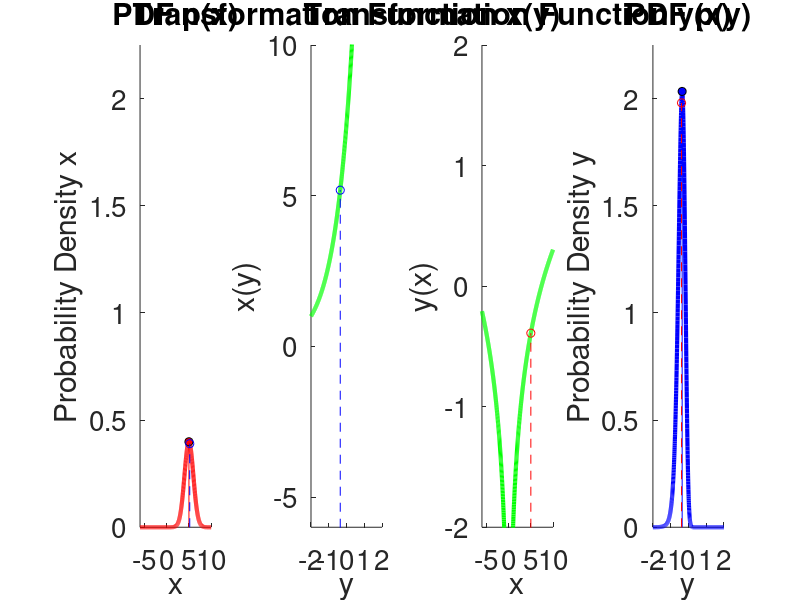
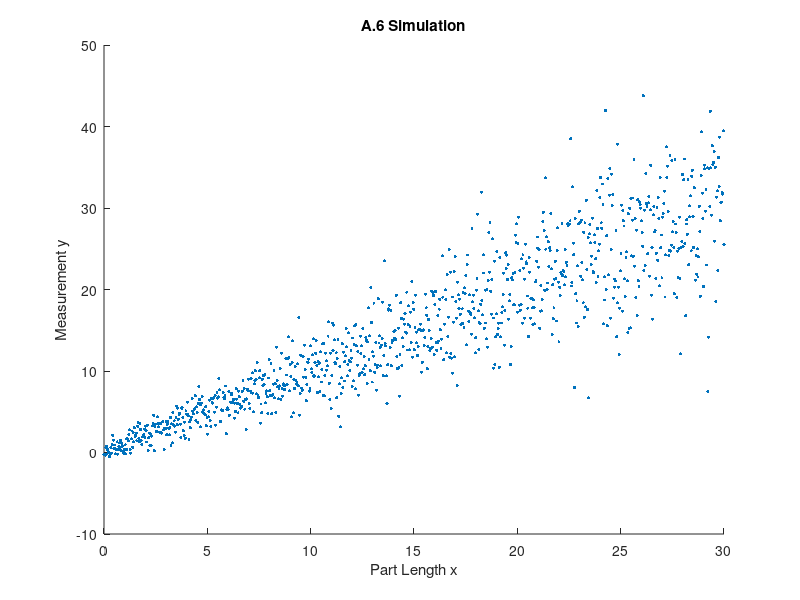
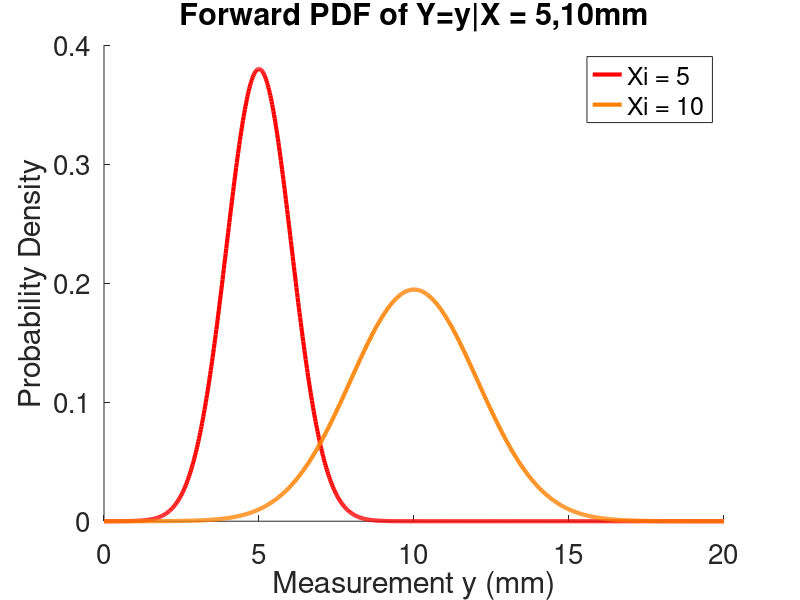
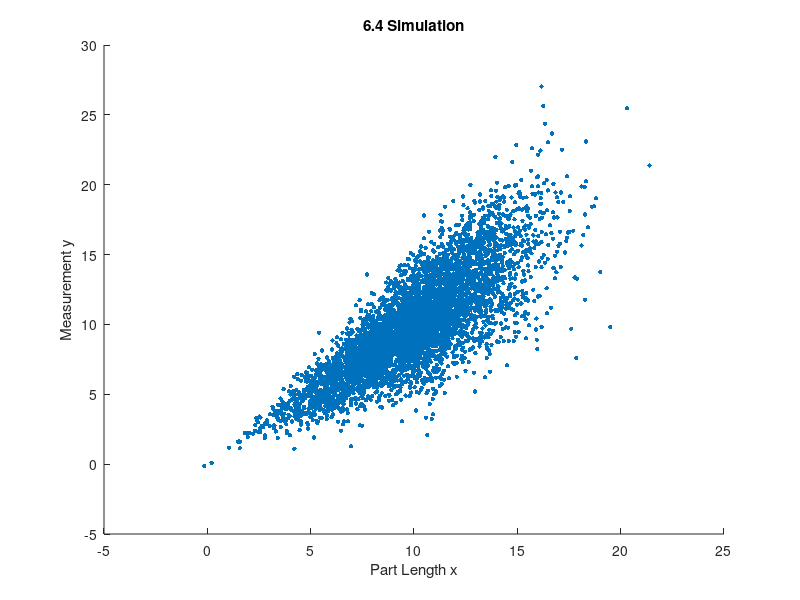

These figures' MATLAB source, in order:
%% PROBABALISTIC MODELING -- HW 1
function Prob_Modelling_HW1

close all


%% A1
fprintf('A.1) Bernoulli''s Urn\n');
fprintf('\n\tA.1.1) Red ball followed by 2 whites {''RWW''} for Urn A and B\n')
P_SWW_A = .6 * .4 * .4;
fprintf('\t\t**Prob of drawing RWW from urn A: %g\n', P_SWW_A);
P_SWW_B = .4 * .6 * .6;
fprintf('\t\t**Prob of drawing RWW from urn B: %g\n', P_SWW_B);
pause;

fprintf(['\n\tA.1.2) Drawing exactly two white balls in a draw of three: ' ...
         '{RWW, WRW, WWR}\n'])
P_WWX_A = P_SWW_A * 3;
fprintf('\t\t**P(exactly two whites from urn A): %g\n',P_WWX_A);
P_WWX_B = P_SWW_B * 3;
fprintf('\t\t**P(exactly two whites from urn B): %g\n', ...
        P_WWX_B);
pause;

fprintf(['\n\tA.1.3) Drawing at least two white balls in a draw of three: ' ...
         '{RWW, WRW, WWR, WWW}\n'])
P_WWW_A = .4^3;
P_WWW_B = .6^3;
fprintf('\t\t**P(at least two whites from urn A): %g\n',...
        P_WWX_A + P_WWW_A);
fprintf('\t\t**P(at least two whites from urn B): %g\n', ...
        P_WWX_B + P_WWW_B);
pause;

fprintf(['\n\tA.1.4) Say three balls were drawn from an urn, one red, ' ...
         'two white (Y = RWW).\n\tWhat is P(A|Y), P(B|Y)?\n'])
P_U = .5;
P_Y = (P_WWX_A * P_U) + (P_WWX_B * P_U);
P_YA = P_WWX_A;
P_YB = P_WWX_B;
fprintf('\t\t**P(A|Y): %g\n', (P_YA*P_U)/P_Y);
fprintf('\t\t**P(B|Y): %g\n', (P_YB*P_U)/P_Y);
pause;



%% A2
fprintf('\n\nA.2) Sampling without replacement.\n');
fprintf(['w = # white balls, r = # red balls. Two balls drawn without ' ...
         'replacement. Prove P(r1) = P(r2)\n']);
fprintf('\tt = r + w\n');
fprintf(['\tPossible draws = [rr rw wr ww]\n\tOnly care about ' ...
         'occurrances of r in either position:\n\tP(rr) = r/(t) * ' ...
         '(r-1)/(t-1) = (r^2-r)/(t^2+t)\n\tP(rw) = r/(t) * w/(t-1) = rw/(t^2+t)\n\tP(wr) = ' ...
         'w/(t) * r/(t-1) = rw/(t^2+t)\n\n']);
fprintf(['\t**P(r1) = P(rr) + P(rw) = (r^2 + rw - r)/(t^2 - t)\n\t**P(r2) ' ...
         '= P(rr) + P(wr) = (r^2 + rw - r)/(t^2 - t)\n']);
fprintf('\t**P(r1) = P(r2)\n');
pause



%% A3
fprintf('\n\nA.3) Conditional Probabilities - Fred, Alf, Bob\n')
fprintf('State space = [BAF ABF BFA AFB FBA FAB]\n');
fprintf(['\n\tA.3.1) P(Fred older than Bob)?\n\t\tTrue states = ' ...
         'BAF, ABF, BFA\n\t\t**P(F>B) = (# states F > B / total states) ' ...
         '= 3/6 = .5\n']);
fprintf(['\tA.3.2) P(Fred older than Bob and Alf)?\n\t\tTrue states = ' ...
         'BAF, ABF\n\t\t**P(F>B,A) = 2/6 = .33\n']);
fprintf(['\tA.3.3) P(Fred older than Bob | Fred older than Alf)?\n\t\tNew state space = ' ...
         'BAF, ABF, AFB\n\t\tTrue states = BAF, FAB\n\t\t**P(F>B|F>A) = ' ...
         '2/3 = .66\n']);
pause



%% A4
fprintf('\n\nA.4) Monty Hall Scenario\n');
fprintf(['\n\tA.4.1) You choose door 1, host chooses door 3, should ' ...
         'you switch choice to door 2?\n']);
fprintf(['\tLets set up some priors - in different prize conds,' ...
         ' what is P host will choose door 3?\n\t\tP(H3|D1) ' ...
         '= .5 (can''t choose D1, so .5 between D2 and D3)\n\t\tP(H3|D2) ' ...
         '= 1 (has to choose D3, b/c you chose D1 and the ' ...
         'prize is in D2)\n\t\tP(H3|D3) = 0 (can''t choose D3 if ' ...
         'prize is there)\n']);
priors = [.5 1 0];
fprintf(['\tWhat is prob of host choosing 3 given I chose 1?\n\t\tP(H3) ' ...
         '= .5\n\tWhat is prob of prize being in each door?\n\t\tP(D1) = P(D2) = P(D3) = .33\n'])
P_H3 = .5;
P_D = 1/3;
likelihood = P_D / P_H3;
fprintf(['\tNow, find prize probabilities given host choice of door ' ...
         '3:\n']);
post = priors * likelihood;
fprintf('\t\tP(D1|H3) = (P(H3|D1) * P(D1)) / P(H3) = %g\n', post(1));
fprintf('\t\tP(D2|H3) = (P(H3|D2) * P(D2)) / P(H3) = %g\n', post(2));
fprintf('\t\tP(D3|H3) = (P(H3|D3) * P(D3)) / P(H3) = %g\n', post(3));
[m,i] = max(post);
fprintf(['\t**Switch to door %g, more likely the prize is ' ...
         'there.\n'], i);
fprintf('\n\tA.4.2) Earthquake opened door 3.\n')
fprintf(['\t**Doesn''t matter if you switch, the earthquake ' ...
         'has no knowledge, priors = 1/3.\n']);
pause


%% A5
fprintf('\n\nA.5) Probability transformation\n');

% A.5.1
fprintf('\n\tA.5.1\n');
fprintf(['\n\tp''x(x-hat) = 0 = p''y(y-hat)\n\tx-hat = g(y-hat), ' ...
         'so y-hat = g^-1(x-hat)\n\tpy(y-hat)=px(g(y))*|g''(y-hat)|' ...
         '\n']);
fprintf(['\n\tp''y(y-hat) = (px(g(y-hat)))'' * (|g''(y-hat)|)'' ' ...
         '+ px(g(y-hat))*(|g''(y-hat)|)''\n']);
fprintf(['\n\tp''y(y-hat) = p''x(g(y-hat)) * (|g''(y-hat)|)'' * ' ...
         'g''(y-hat) + px(g(y-hat)) * (|g''(y-hat)|)''\n']);
fprintf('\n\tGiven y-hat = g^-1(x-hat)...');
fprintf(['\n\tp''y(y-hat) = p''x(x-hat) * g''(g^-1(x-hat)) ' ...
         '* (|g''(g^-1(x-hat))|)'' + px(x-hat) * (|g''(g^-1(x-hat))|' ...
         ')''']);
fprintf(['\n\tp''y(y-hat) = 0 * g''(g^-1(x-hat)) * (|g''(g^-1(x-hat))|)'' ' ...
         '+ px(x-hat) * (|g''(g^-1(x-hat))|)''']);
fprintf(['\n\n\tp''y(y-hat) = px(x-hat) * g''(g^-1(x-hat)) * g"(g^-1(x-hat)) ' ...
         '/ |g''(g^-1(x-hat))| = 0']);
fprintf('\n\t**Therefore max(px(x)) != max(py(y))');

fprintf('\n\n\tSo, the extrema of px will not be equal to the extrema of py.\n');
pause

% A.5.2
% Some parameters and variables
warning off
mu = 5;
sig = 1;
y_range = [-2 2];
x_range = [-6 10];
y = linspace(y_range(1),y_range(2),1000);
x = linspace(x_range(1),x_range(2),1000);

% Transformation function and its derivative (derivative of e^x = e^x)
xy = exp(y+2);
yx = log(x)-2;
dxy = xy;

% Probability density of x
px = normpdf(x,mu,sig);

% Find pdf for y given transformation function
py = normpdf(xy,mu,sig) .* abs(dxy);

% Get peaks of each distribution
[pkx,ppx] = findpeaks(px);
[pky,ppy] = findpeaks(py);

% Find peak of p(x) in y and peak of p(y) in x
pfx = normpdf(pky,mu,sig);
pfy = exp(y(ppx)+2);



% Plotting
fprintf('\n\tPlotting A.5.2...\n');
subplot(1,4,1);
set(gca, 'FontSize', 20);
hold on
plot(x,px,'r','LineWidth',3);
plot([x(ppx) x(ppx)], [0 pkx], 'r');
scatter(x(ppx),pkx,'r','filled','MarkerEdgeColor','k');
plot([xy(ppy) xy(ppy)], [0 .39], 'b--');
scatter(xy(ppy),.39,'b');
hold on
xlim(x_range)
ylim([0 2.25])
title('PDF p(x)');
xlabel('x');
ylabel('Probability Density x');

subplot(1,4,2)
set(gca, 'FontSize', 20);
hold on
plot(y,xy,'g','LineWidth',3);
scatter(y(ppy),xy(ppy),'b');
plot([y(ppy) y(ppy)], [-8 xy(ppy)], 'b--');
hold off
title('Transformation Function x(y)')
xlim(y_range)
ylim(x_range)
xlabel('y');
ylabel('x(y)');

subplot(1,4,3)
set(gca, 'FontSize', 20);
hold on
plot(x,yx,'g','LineWidth',3);
plot([x(ppx) x(ppx)], [-8 yx(ppx)], 'r--');
scatter(x(ppx),yx(ppx),'r');
hold off
title('Transformation Function y(x)')
xlim(x_range)
ylim(y_range)
xlabel('x');
ylabel('y(x)');

subplot(1,4,4)
set(gca, 'FontSize', 20);
hold on
plot(y,py,'b','LineWidth',3)
plot([y(ppy) y(ppy)], [0 pky], 'b')
scatter(y(ppy),pky,'b','filled','MarkerEdgeColor','k');
plot([yx(ppx) yx(ppx)], [0 1.98], 'r--');
scatter(yx(ppx),1.98,'r');
hold on
xlim(y_range)
ylim([0 2.25])
title('PDF p(y)');
xlabel('y');
ylabel('Probability Density y');
pause

clear all


%% A6
fprintf('\n\nA.6) - Inference\n\n');
x_range = [0 30];
y_range = [0 20];

% Simulate
x_sim = linspace(x_range(1),x_range(2),1000);
for i = 1:length(x_sim)
    y_sim(i) = normrnd(x_sim(i), .5 + (.2 * x_sim(i)));
end
figure
set(gca, 'FontSize', 20);
scatter(x_sim,y_sim,5,'filled');
title('A.6 Simulation');
xlabel('Part Length x');
ylabel('Measurement y');
fprintf('\tSimulated data set given the parameters\n');


% A.6.1
y = linspace(y_range(1),y_range(2),1000);
x = linspace(x_range(1),x_range(2),1000);
colorIdx = [1 0 0; 1 .5 0];
xi = [5 10];
pause

fprintf('\n\tPlotting A.6.1...\n');
figure
set(gca, 'FontSize', 20);
hold on
for i = 1:2
    % Conditional probability function:
    Sigma = .05 + .2 * (xi(i));
    Mu = xi(i);
    py_x5_10 = 1./(Sigma.*sqrt(2.*pi)) ...
        .* exp(-1.*((y-Mu).^2)./(2.*Sigma.^2));
    % py_x5_10 = normpdf(y, xi(i), .05 + (.2.*xi(i)));
    ph(i) = plot(y, py_x5_10, 'Color', colorIdx(i,:), 'LineWidth', 3);
    areas(i) = trapz(y,py_x5_10);
    fprintf('\tArea of PDF(Y|X=%g) = %g\n', xi(i), areas(i));
end
hold off
title('Forward PDF of Y=y|X = 5,10mm');
xlabel('Measurement y (mm)');
ylabel('Probability Density');
legend(ph, 'Xi = 5', 'Xi = 10');

pause

% A.6.2
fprintf('\n\tPlotting A.6.2...\n')
yi = 7.5;
Sigma = .05 + .2 .* x;
Mu = x;
py75_x = 1./(Sigma.*sqrt(2.*pi)) ...
        .* exp(-1.*((yi-Mu).^2)./(2.*Sigma.^2));
% py75_x = normpdf(yi, Mu, Sigma);

figure(100)
hold on
set(gca,'FontSize',20);
h(1) = plot(x,py75_x, 'b', 'LineWidth', 3);
title('Likelihood, Prior, Posterior PDFs');
xlim([0 x_range(2)]);
xlabel('Part Length x (mm)');
ylabel('Probability Density');

% A.6.3
fprintf('\n\tPlotting A.6.3...\n')
[ML, MLi] = findpeaks(py75_x);
plot([x(MLi) x(MLi)], [0 ML], 'b');
text(x(MLi)+.005,ML+.005,sprintf('ML = %.02f', x(MLi)));
pause

% A.6.4
fprintf('\n\tA.6.4\n');
Mu = 10;
Sigma = sqrt(8);

fprintf('\n\tSimulation for A.6.4 (no bounds)\n');
figure
set(gca,'FontSize',20);
its = 5000;
% Simulate
for i = 1:its
    x_sim2(i) = normrnd(Mu,Sigma);
    y_sim2(i) = normrnd(x_sim2(i),.05 + .2*x_sim2(i));
end
scatter(x_sim2,y_sim2,10,'filled');
title('6.4 Simulation');
xlabel('Part Length x');
ylabel('Measurement y');
pause

% Prior
px = normpdf(x,Mu,Sigma);

% Posterior
posterior = (py75_x .* px) ./ (trapz(x,py75_x .* px));
[MAP, iMAP] = findpeaks(posterior);

fprintf('\tPlotting A.6.4...\n');
figure(100)
h(2) = plot(x,px,'r','LineWidth',3);
h(3) = plot(x,posterior,'Color',[1 0 1],'LineWidth',3);
plot([x(iMAP) x(iMAP)], [0 MAP], 'Color', [1 0 1]);
text(x(iMAP)+.005,MAP+.005,sprintf('MAP = %.02f', x(iMAP)));
legend(h,'Conditional', 'Prior', 'Posterior')
hold off
pause

fprintf(['\n\n\tA.6.5: The ML estimate doesn''t take prior information ' ...
         'into account, while the MAP does.\n\tThis causes the MAP ' ...
         'estimate to be shifted closer to the prior p(x).\n']);







    
